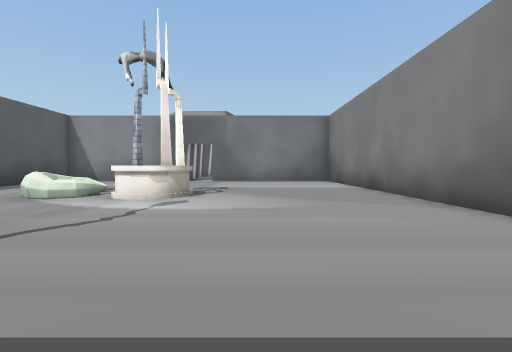
view 1 (above)

14 first-person views from a walk through a scene from a Unity 3-D project. The camera is 1.4 m above the floor, tilts 2° down and sees 90° across. The floor is counted in squares, 2 m on a side. Each view is taken from the middle of a square. On the plan, view 1 faces up. The plan holds only what a view shows up to about 9 squares ahead; the rest is blank. The place goes on beyond the plan. The player is left out. Some animated figures are left out. Some surface patterns are stand-ins.

view 2
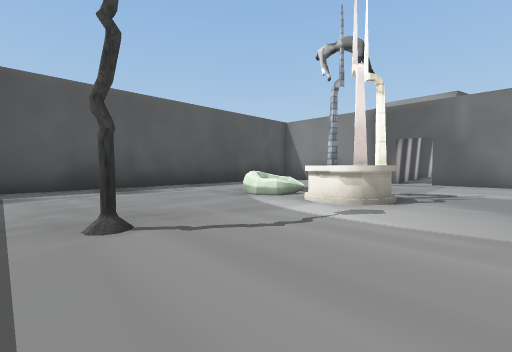

view 3
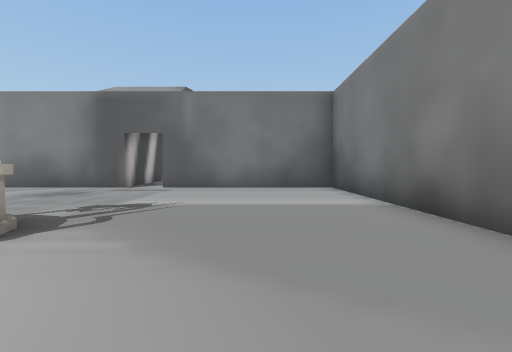

view 4
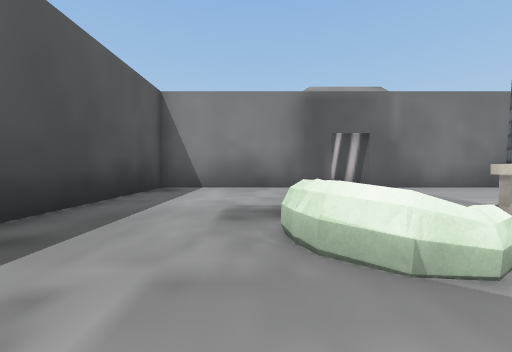

view 5
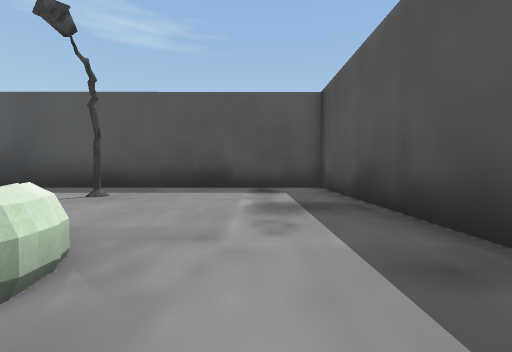

view 6
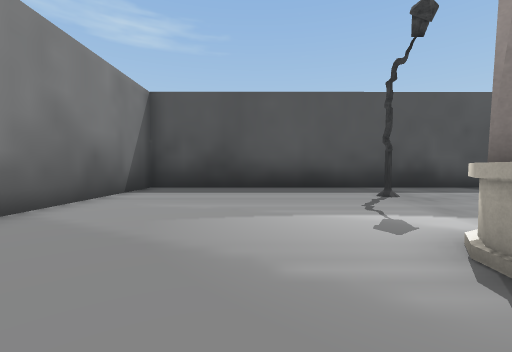

view 7
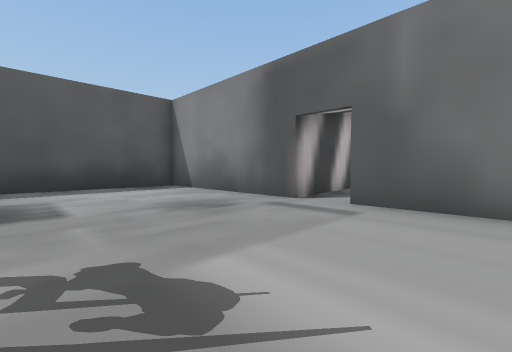

view 8
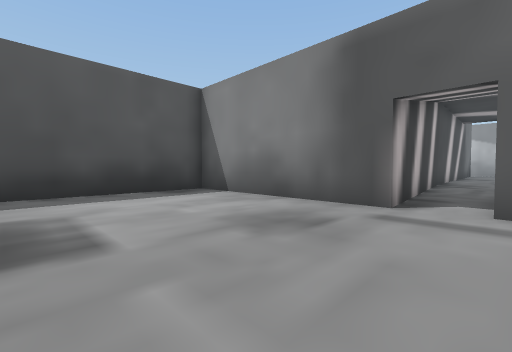

view 9
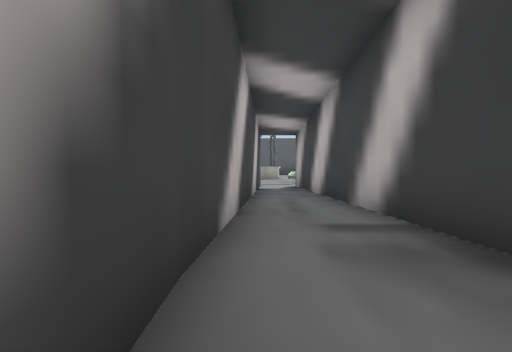

view 10
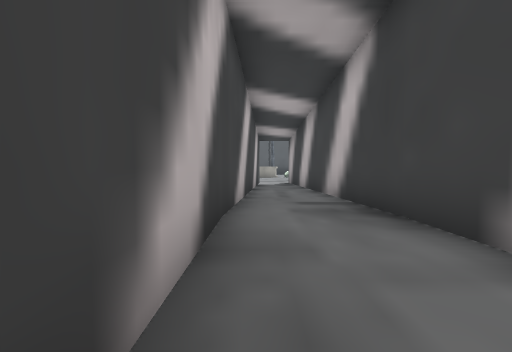

view 11
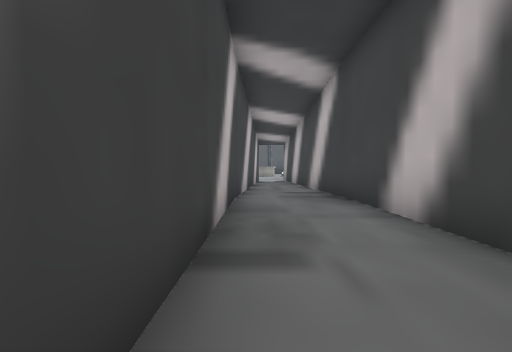

view 12
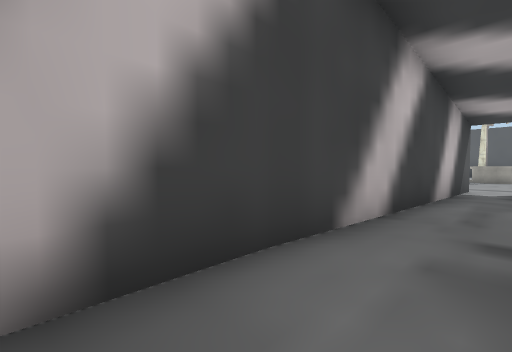

view 13
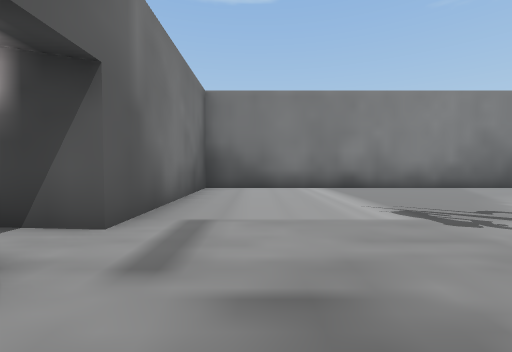

view 14
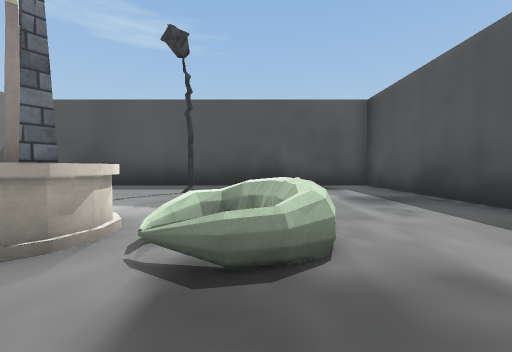

### Floor plan
Points are (right, up) in squares from view 1. A wall is a line through its corners. A room is listed if a view was taken in it or the views show most of it. See-through windows are left out.
Room 1 (views 1, 2, 3, 4, 5, 6, 7, 8, 13, 14)
walls: (-2.7, 5.6) (-3.1, 5.7) (-3.4, 6.1) (-3.4, 6.5); (-3.5, 6.3) (-3.2, 7); (-2.3, 5.6) (-3, 5.5); (-2, 5.7) (-2.5, 5.4); (-1.7, 6.5) (-1.8, 5.9); (-1.9, 7) (-1.6, 6.3) (-2.1, 5.6); (-3.4, 12.7) (-9.2, 12.7) (-9.2, -0.8) (3.6, -0.7) (3.6, 12.7) (-2.2, 12.7)
ways out: opening at (-3, 12) to room 2
objects: other object (-5, 6) to (-4, 7)
Room 2 (views 9, 10, 11, 12)
walls: (-4.1, 24) (-4.1, 13); (-1.5, 20.2) (-1.5, 25.6); (-3.9, 18.7) (-3.4, 12.7); (-2.2, 12.7) (-1.5, 20.5)
ways out: opening at (-3, 12) to room 1

Where each view was taken, in squares from view 1:
view 1: 0 up, 0 right, facing up
view 2: 1 up, 0 right, facing up-left
view 3: 4 up, 1 right, facing up
view 4: 4 up, 6 left, facing up
view 5: 8 up, 7 left, facing down
view 6: 8 up, 0 right, facing down
view 7: 8 up, 0 right, facing up-left
view 8: 8 up, 2 left, facing up-left
view 9: 22 up, 2 left, facing down
view 10: 24 up, 2 left, facing down
view 11: 26 up, 2 left, facing down
view 12: 22 up, 3 left, facing down-right
view 13: 11 up, 5 left, facing right
view 14: 9 up, 5 left, facing down
